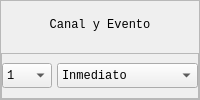
               <widget class="QFrame" name="triggerChannelFrame">
                <property name="frameShape">
                 <enum>QFrame::StyledPanel</enum>
                </property>
                <property name="frameShadow">
                 <enum>QFrame::Raised</enum>
                </property>
                <layout class="QVBoxLayout" name="verticalLayout_20">
                 <property name="spacing">
                  <number>5</number>
                 </property>
                 <property name="leftMargin">
                  <number>0</number>
                 </property>
                 <property name="topMargin">
                  <number>0</number>
                 </property>
                 <property name="rightMargin">
                  <number>0</number>
                 </property>
                 <property name="bottomMargin">
                  <number>0</number>
                 </property>
                 <item>
                  <widget class="QLabel" name="triggerChannelTitleLabel">
                   <property name="sizePolicy">
                    <sizepolicy hsizetype="Preferred" vsizetype="Preferred">
                     <horstretch>0</horstretch>
                     <verstretch>0</verstretch>
                    </sizepolicy>
                   </property>
                   <property name="font">
                    <font>
                     <family>Consolas</family>
                     <pointsize>9</pointsize>
                     <italic>false</italic>
                     <bold>false</bold>
                    </font>
                   </property>
                   <property name="text">
                    <string>Canal y Evento</string>
                   </property>
                   <property name="alignment">
                    <set>Qt::AlignCenter</set>
                   </property>
                  </widget>
                 </item>
                 <item>
                  <widget class="QFrame" name="triggerChannelButtonsFrame">
                   <property name="frameShape">
                    <enum>QFrame::StyledPanel</enum>
                   </property>
                   <property name="frameShadow">
                    <enum>QFrame::Raised</enum>
                   </property>
                   <layout class="QHBoxLayout" name="horizontalLayout_16">
                    <property name="spacing">
                     <number>5</number>
                    </property>
                    <property name="leftMargin">
                     <number>0</number>
                    </property>
                    <property name="topMargin">
                     <number>0</number>
                    </property>
                    <property name="rightMargin">
                     <number>0</number>
                    </property>
                    <property name="bottomMargin">
                     <number>0</number>
                    </property>
                    <item>
                     <widget class="QComboBox" name="triggerChannelComboBox">
                      <property name="sizePolicy">
                       <sizepolicy hsizetype="Fixed" vsizetype="Fixed">
                        <horstretch>0</horstretch>
                        <verstretch>0</verstretch>
                       </sizepolicy>
                      </property>
                      <property name="minimumSize">
                       <size>
                        <width>25</width>
                        <height>25</height>
                       </size>
                      </property>
                      <property name="maximumSize">
                       <size>
                        <width>50</width>
                        <height>16777215</height>
                       </size>
                      </property>
                      <property name="font">
                       <font>
                        <family>Consolas</family>
                        <pointsize>9</pointsize>
                        <italic>false</italic>
                        <bold>false</bold>
                       </font>
                      </property>
                      <item>
                       <property name="text">
                        <string>1</string>
                       </property>
                      </item>
                      <item>
                       <property name="text">
                        <string>2</string>
                       </property>
                      </item>
                      <item>
                       <property name="text">
                        <string>3</string>
                       </property>
                      </item>
                      <item>
                       <property name="text">
                        <string>4</string>
                       </property>
                      </item>
                      <item>
                       <property name="text">
                        <string>5</string>
                       </property>
                      </item>
                      <item>
                       <property name="text">
                        <string>6</string>
                       </property>
                      </item>
                      <item>
                       <property name="text">
                        <string>7</string>
                       </property>
                      </item>
                      <item>
                       <property name="text">
                        <string>8</string>
                       </property>
                      </item>
                     </widget>
                    </item>
                    <item>
                     <widget class="QComboBox" name="triggerModeComboBox">
                      <property name="minimumSize">
                       <size>
                        <width>0</width>
                        <height>25</height>
                       </size>
                      </property>
                      <property name="font">
                       <font>
                        <family>Consolas</family>
                        <pointsize>9</pointsize>
                        <italic>false</italic>
                        <bold>false</bold>
                       </font>
                      </property>
                      <item>
                       <property name="text">
                        <string>Inmediato</string>
                       </property>
                       <property name="icon">
                        <iconset resource="Icons.qrc">
                         <normaloff>:/ButtonIcons/ico/UNTRIGGERED.png</normaloff>:/ButtonIcons/ico/UNTRIGGERED.png</iconset>
                       </property>
                      </item>
                      <item>
                       <property name="text">
                        <string>Flanco Subida</string>
                       </property>
                       <property name="icon">
                        <iconset resource="Icons.qrc">
                         <normaloff>:/ButtonIcons/ico/RISING EDGE.png</normaloff>:/ButtonIcons/ico/RISING EDGE.png</iconset>
                       </property>
                      </item>
                      <item>
                       <property name="text">
                        <string>Flanco Bajada</string>
                       </property>
                       <property name="icon">
                        <iconset resource="Icons.qrc">
                         <normaloff>:/ButtonIcons/ico/FALLING EDGE.png</normaloff>:/ButtonIcons/ico/FALLING EDGE.png</iconset>
                       </property>
                      </item>
                      <item>
                       <property name="text">
                        <string>Nivel Bajo</string>
                       </property>
                       <property name="icon">
                        <iconset resource="Icons.qrc">
                         <normaloff>:/ButtonIcons/ico/LOW LEVEL.png</normaloff>:/ButtonIcons/ico/LOW LEVEL.png</iconset>
                       </property>
                      </item>
                      <item>
                       <property name="text">
                        <string>Nivel Alto</string>
                       </property>
                       <property name="icon">
                        <iconset resource="Icons.qrc">
                         <normaloff>:/ButtonIcons/ico/HIGH LEVEL.png</normaloff>:/ButtonIcons/ico/HIGH LEVEL.png</iconset>
                       </property>
                      </item>
                     </widget>
                    </item>
                   </layout>
                  </widget>
                 </item>
                </layout>
               </widget>
